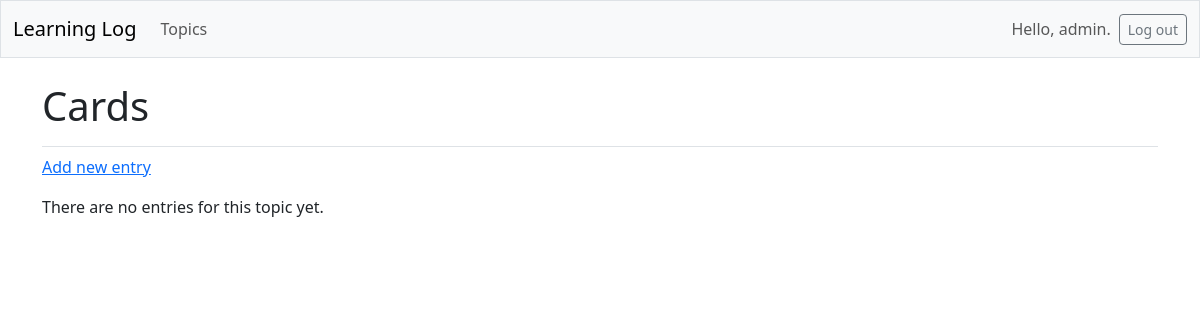
The page /topics/4/ (signed in) on the database as committed earlier.
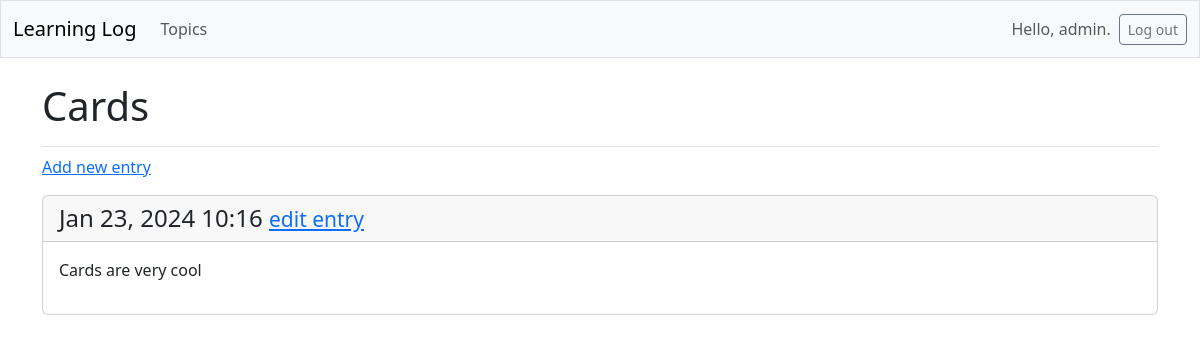
The same page on the database as committed later.
### learning_logs/models.py (models this page shows, shortened)
class Entry(models.Model):
    topic = models.ForeignKey(Topic, on_delete=models.CASCADE)
    text = models.TextField()
    date_added = models.DateTimeField(auto_now_add=True)
    class Meta:
        verbose_name_plural = 'entries'

### learning_logs/views.py (the view)
@login_required
def topic(request, topic_id):
    topic = Topic.objects.get(id=topic_id)
    if topic.owner != request.user:
        raise Http404
    entries = topic.entry_set.order_by('-date_added')
    context = {'topic' : topic, 'entries' : entries}
    return render(request, 'learning_logs/topic.html', context)

### learning_logs/templates/learning_logs/topic.html
{% extends 'learning_logs/base.html' %}
{% block page_header %}
  <h1>{{ topic.text }}</h1>
{% endblock page_header %}
{% block content %}
  <p>
    <a href="{% url 'learning_logs:new_entry' topic.id %}">Add new entry</a>
  </p>
  {% for entry in entries %}
    <div class="card mb-3">
      <h4 class="card-header">
        {{ entry.date_added|date:'M d, Y H:i' }}
        <small><a href="{% url 'learning_logs:edit_entry' entry.id %}">
          edit entry</a></small>
      </h4>
      <div class="card-body">{{ entry.text|linebreaks }}</div>
    </div>
  {% empty %}
    <p>There are no entries for this topic yet.</p>
  {% endfor %}
{% endblock content %}

Rows that differ between the two databases and show on the page:
added Entry: date_added "Jan 23, 2024 10:16", text "Cards are very cool"
Other text that changed with them:
text no longer shown: "There are no entries for this topic yet."
